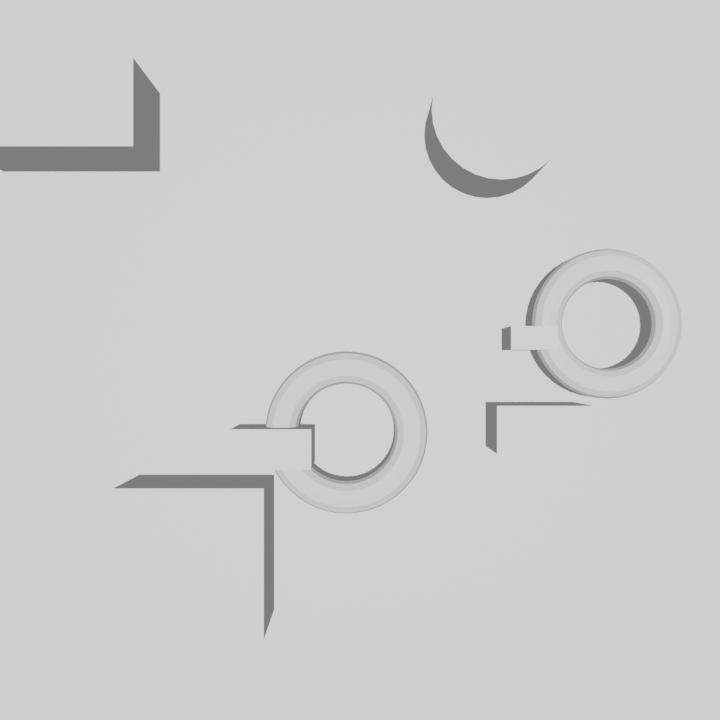
%> input picture proyectoVideo/escena2_1/frame_0001.png, 720 x 720 px; its folder holds only this picture in this run
$ octave debug_escena2.m   (GNU Octave 9; MATLAB toolbox functions it lacks are replaced by stand-ins)
%> lines starting %> are read from the running program, lines starting %| are printed output that depends on the picture; in (x1, y1, x2, y2) boxes, pixels count from 0 and x2, y2 are one past the last pixel; in counts of white or black regions, pixels touching at a corner belong together; the program's own positions count from 1
%> further down, imagenFondo is the input picture: size 720x720x3 uint8; mean R, G, B 204.2, 204.2, 204.2
### preprocesar_imagen.m
function imagenD = preprocesar_imagen(imagenO, imagenFondo)
% PREPROCESAR_IMAGEN - Binarización bidireccional con compensación de iluminación
%
% Detecta objetos MÁS OSCUROS y MÁS CLAROS que el fondo (clave para Escena 2,
% donde los toroides son blancos y los cubos son grises oscuros sobre
% un fondo gris medio).
%
% Sin fondo  : umbral bidireccional directo sobre frame 1
% Con fondo  : compensación de sombra + umbral bidireccional

    I_gris = rgb2gray(imagenO);
    I_med  = medfilt2(I_gris, [5 5]);

    if nargin > 1 && ~isempty(imagenFondo)
        % ---- Modo con fondo de referencia (frames 2-N, luz móvil) ----
        I_fondo_gris = rgb2gray(imagenFondo);
        I_fondo_med  = medfilt2(I_fondo_gris, [5 5]);

        % Estimación del gradiente de sombra (filtro Gaussiano de baja frecuencia)
        filtro = fspecial('gaussian', [101 101], 30);
        I_suav       = imfilter(double(I_med),       filtro, 'replicate');
        I_fondo_suav = imfilter(double(I_fondo_med), filtro, 'replicate');

        % Compensación aditiva de la sombra
        diff_somb = max(I_fondo_suav - I_suav, 0);
        I_comp    = uint8(min(double(I_med) + diff_somb, 255));

        % Nivel de fondo de referencia (mediana del frame 1)
        bg = double(median(I_fondo_med(:)));

        % Umbral bidireccional: objetos oscuros Y objetos claros
        dark_mask  = I_comp < uint8(bg * 0.82);
        light_mask = I_comp > uint8(min(bg * 1.07, 255));
        I_bin = dark_mask | light_mask;

    else
        % ---- Modo sin fondo (frame 1 de escena2, escena1, etc.) ----
        bg = double(median(I_med(:)));
%> bg = 207

        dark_mask  = I_med < uint8(bg * 0.82);
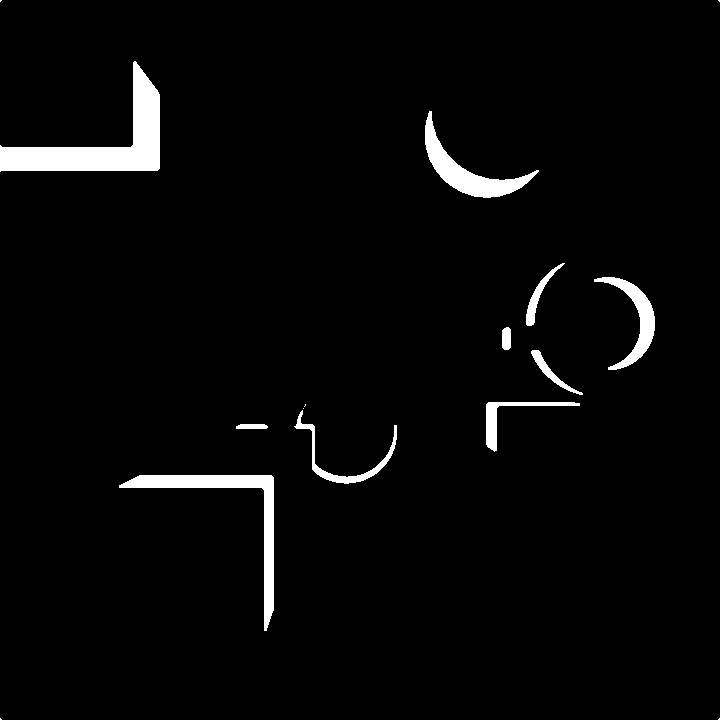
%> dark_mask: size 720x720 logical; 3.1% white; 16 white regions (6 under 20 px), largest, box (x1, y1, x2, y2) and area: (0, 61, 160, 172) 5764, (119, 475, 274, 631) 3252, (425, 111, 539, 198) 2429
        light_mask = I_med > uint8(min(bg * 1.07, 255));
%> light_mask: size 720x720 logical; every value is 0
        I_bin = dark_mask | light_mask;
    end

    % ---- Morfología: preservar huecos de toroides ----
    % Solo eliminar huecos MUY pequeños (ruido), conservar los grandes (toroides)
    inv       = ~I_bin;
    inv_clean = bwareaopen(inv, 150);   % elimina huecos de ruido < 150 px
    I_rellena = ~inv_clean;

    % Cierre suave para unir bordes fragmentados
    I_cerrada = imclose(I_rellena, strel('disk', 4));

    % Eliminar regiones muy pequeñas (ruido global)
    imagenD = bwareaopen(I_cerrada, 350);
end

### clasificar_forma.m
function [forma, color_txt] = clasificar_forma(euler, solidez, circularidad, extent)
% CLASIFICAR_FORMA - Clasifica las geometrías de la práctica de Visión
    if euler < 1
        forma = 'Toroide';          color_txt = 'magenta';
    elseif solidez >= 0.93 && circularidad >= 0.75
        forma = 'Esfera/Cilindro';  color_txt = 'cyan';
    elseif solidez >= 0.85 && circularidad >= 0.55
        forma = 'Cono';             color_txt = [0.3 0.7 1];
    elseif solidez >= 0.75 && extent >= 0.52
        forma = 'Cubo/Prisma';      color_txt = [0.2 1 0.2];
    elseif solidez >= 0.65 && solidez <= 0.74 && circularidad >= 0.35 && circularidad <= 0.60
        % Perfil específico de las sombras de los toroides (sin hueco)
        forma = 'Toroide';          color_txt = 'magenta';
    elseif solidez >= 0.40
        forma = 'Monkey/Complejo';  color_txt = 'yellow';
    else
        forma = 'Desconocido';      color_txt = 'white';
    end
end

### debug_escena2.m
% =====================================================================
% DEBUG_ESCENA2.m  –  Diagnóstico detallado de Escena 2 (luz móvil)
%
% Objetivo: Ver qué detecta el preprocesador en cada frame y comprobar
% que la clasificación de formas funciona correctamente.
%
% Salida:  proyectoVideo/escena2_1_debug/  (3 imágenes por frame)
%          Consola: métricas por región (area, circularidad, solidez, euler)
% =====================================================================
clear; clc; close all;

addpath('C:\Users\crist\VideoImagen');

ruta_entrada = 'C:\Users\crist\VideoImagen\proyectoVideo\escena2_1';
ruta_debug   = 'C:\Users\crist\VideoImagen\proyectoVideo\escena2_1_debug';

if ~exist(ruta_debug, 'dir'), mkdir(ruta_debug); end

archivos = dir(fullfile(ruta_entrada, '*.png'));
if isempty(archivos)
    error('No hay frames en: %s', ruta_entrada);
end

fprintf('\n=== DIAGNÓSTICO ESCENA 2 ===\n');
fprintf('Frames encontrados: %d\n\n', length(archivos));

% Cargamos el fondo (frame 1) igual que en escena2mat.m
imagenFondo = imread(fullfile(ruta_entrada, archivos(1).name));

% ----------------------------------------------------------------
% Analizamos cada frame individualmente
% ----------------------------------------------------------------
for f = 1:length(archivos)
    nombre = archivos(f).name;
    imagenO = imread(fullfile(ruta_entrada, nombre));

    % Preprocesamiento igual que en escena2mat.m
    if f == 1
        imagenD = preprocesar_imagen(imagenO);
%> imagenD: size 720x720 logical; 3% white; 8 white regions
    else
        imagenD = preprocesar_imagen(imagenO, imagenFondo);
    end

    % Regiones detectadas (todas, sin filtro de área mínima aún)
    stats_all = regionprops(imagenD, 'Area', 'Perimeter', 'Centroid', ...
                    'BoundingBox', 'EulerNumber', 'Extent', 'Solidity');
%> stats_all = 8 regions; largest, box (x1, y1, x2, y2), Area, Centroid, EulerNumber, Extent and Solidity: (0, 61, 160, 172) 5764 [102.2 143.4] 1 0.325 0.496, (119, 475, 274, 631) 3252 [229.3 512.8] 1 0.134 0.24, (425, 111, 539, 198) 2429 [467.4 171.8] 1 0.245 0.444, (594, 277, 655, 370) 1525 [636.1 320.1] 1 0.269 0.366

    fprintf('--- Frame %02d (%s) ---\n', f, nombre);
    fprintf('  Regiones totales detectadas: %d\n', length(stats_all));
%|   Regiones totales detectadas: 8

    validas = 0;
    for i = 1:length(stats_all)
        area       = stats_all(i).Area;
        perim      = max(stats_all(i).Perimeter, 1);
        euler      = stats_all(i).EulerNumber;
        solidez    = stats_all(i).Solidity;
        extent     = stats_all(i).Extent;
        circul     = (4*pi*area) / (perim^2);
        centro     = stats_all(i).Centroid;

        % Clasificamos todas las que superan el umbral mínimo
        if area >= 300
            validas = validas + 1;
            [forma, ~] = clasificar_forma(euler, solidez, circul, extent);
            fprintf('  [R%02d] Area=%6.0f | Euler=%+d | Sol=%.3f | Circ=%.3f | Ext=%.3f | Centro=(%.0f,%.0f) => %s\n', ...
                    i, area, euler, solidez, circul, extent, centro(1), centro(2), forma);
        end
    end
%> this loop made 8 passes
%> (area, perim, solidez, extent, circul, centro, forma, color_txt in clasificar_forma) on passes 1 to 5: (5764, 510.1, 0.496, 0.325, 0.278, [102.2 143.4], 'Monkey/Complejo', 'yellow'), (3252, 589.6, 0.24, 0.134, 0.118, [229.3 512.8], 'Desconocido', 'white'), (950, 377.6, 0.173, 0.125, 0.0837, [344.7 459.6], 'Desconocido', 'white'), (2429, 330.9, 0.444, 0.245, 0.279, [467.4 171.8], 'Monkey/Complejo', 'yellow'), (847, 269.6, 0.314, 0.18, 0.146, [510 417.8], 'Desconocido', 'white')
%> (printed output is left out)
    if validas == 0
        fprintf('  >> NINGUNA región supera el umbral de area=300\n');
    end
    fprintf('\n');

    % ----------------------------------------------------------------
    % Figura de diagnóstico: Original | Máscara binaria | Anotado
    % ----------------------------------------------------------------
    fig = figure('Visible', 'off', 'Position', [0 0 1800 600]);

    % Panel 1: Original
    subplot(1,3,1);
    imshow(imagenO);
    I_gris  = rgb2gray(imagenO);
    pct_som = sum(I_gris(:) < 170) / numel(I_gris) * 100;
%> pct_som = 3.18
    title(sprintf('ORIGINAL  Frame %d  |  Sombra: %.0f%%', f, pct_som), ...
          'FontSize', 11, 'FontWeight', 'bold');

    % Panel 2: Máscara binaria coloreada (azul=detectado, rojo=descartado)
    subplot(1,3,2);
    mask_rgb = cat(3, zeros(size(imagenD)), zeros(size(imagenD)), double(imagenD));
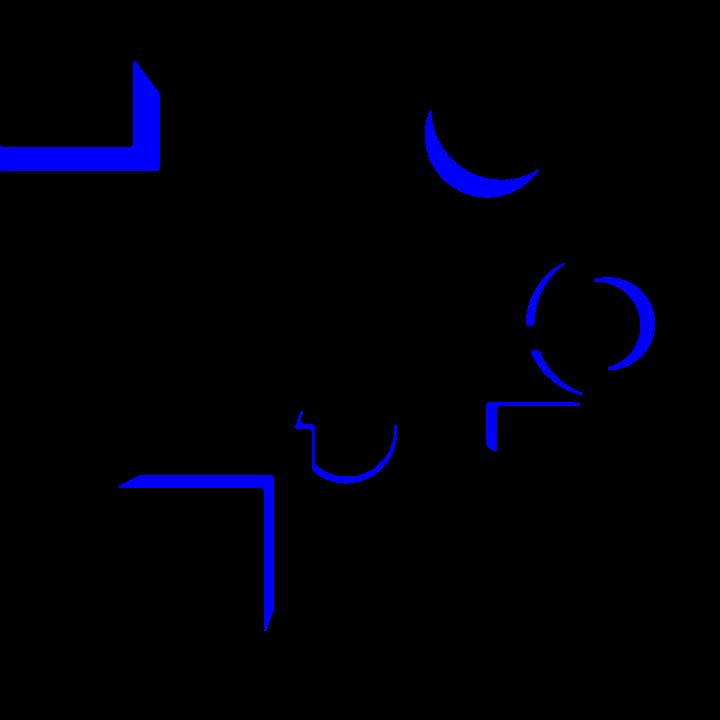
%> mask_rgb: size 720x720x3 double; mean R, G, B 0, 0, 0.0302
    imshow(mask_rgb); hold on;
    % Marcar centroides de regiones descartadas (area<300) en rojo
    for i = 1:length(stats_all)
        if stats_all(i).Area < 300
            plot(stats_all(i).Centroid(1), stats_all(i).Centroid(2), ...
                 'r.', 'MarkerSize', 8);
        end
    end
%> this loop made 8 passes
    title(sprintf('MÁSCARA BINARIA  (azul=válido, rojo=ruido)'), ...
          'FontSize', 11, 'FontWeight', 'bold');
    hold off;

    % Panel 3: Resultado anotado
    subplot(1,3,3);
    imshow(imagenO); hold on;
    for i = 1:length(stats_all)
        area    = stats_all(i).Area;
        if area < 300, continue; end
        perim   = max(stats_all(i).Perimeter, 1);
        euler   = stats_all(i).EulerNumber;
        solidez = stats_all(i).Solidity;
        extent  = stats_all(i).Extent;
        circul  = (4*pi*area) / (perim^2);
        centro  = stats_all(i).Centroid;
        caja    = stats_all(i).BoundingBox;

        [forma, ctxt] = clasificar_forma(euler, solidez, circul, extent);

        plot(centro(1), centro(2), 'r+', 'MarkerSize', 12, 'LineWidth', 2);
        rectangle('Position', caja, 'EdgeColor', 'g', 'LineWidth', 2);
        text(centro(1)+4, centro(2)-12, forma, ...
             'Color', ctxt, 'FontSize', 8, 'FontWeight', 'bold', ...
             'BackgroundColor', 'k');
        text(centro(1)+4, centro(2)+10, ...
             sprintf('E=%d S=%.2f C=%.2f', euler, solidez, circul), ...
             'Color', 'white', 'FontSize', 7, 'BackgroundColor', [0.2 0.2 0.2]);
    end
%> this loop made 8 passes
%> (area, perim, solidez, extent, circul, centro, caja, forma) on passes 1 to 5: (5764, 510.1, 0.496, 0.325, 0.278, [102.2 143.4], [0.5 61.5 160 111], 'Monkey/Complejo'), (3252, 589.6, 0.24, 0.134, 0.118, [229.3 512.8], [119.5 475.5 155 156], 'Desconocido'), (950, 377.6, 0.173, 0.125, 0.0837, [344.7 459.6], [294.5 410.5 103 74], 'Desconocido'), (2429, 330.9, 0.444, 0.245, 0.279, [467.4 171.8], [425.5 111.5 114 87], 'Monkey/Complejo'), (847, 269.6, 0.314, 0.18, 0.146, [510 417.8], [486.5 402.5 94 50], 'Desconocido')
    title(sprintf('RESULTADO  Frame %d  |  %d objeto(s) detectado(s)', f, validas), ...
          'FontSize', 11, 'FontWeight', 'bold');
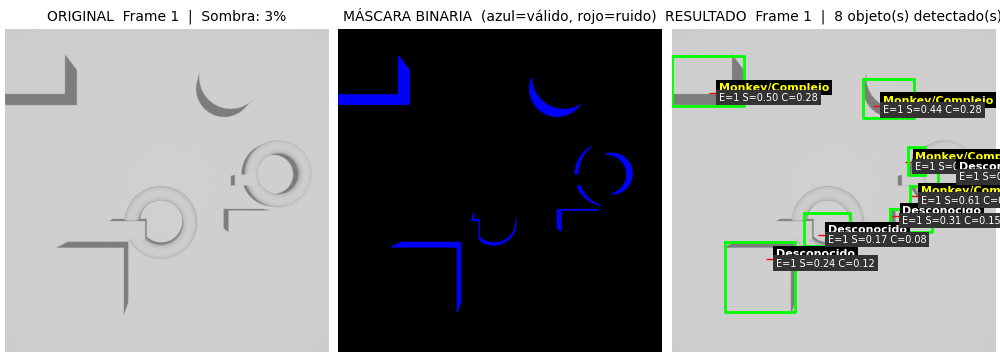
%> figure redrawn from the program's plot data, 3 panels
    hold off;

    % Guardar
    nombre_sal = sprintf('debug_frame_%02d.png', f);
    saveas(fig, fullfile(ruta_debug, nombre_sal));
    close(fig);
    fprintf('  >> Guardado: %s\n\n', nombre_sal);
end

fprintf('=== FIN DIAGNÓSTICO ===\n');
fprintf('Capturas en: %s\n', ruta_debug);
